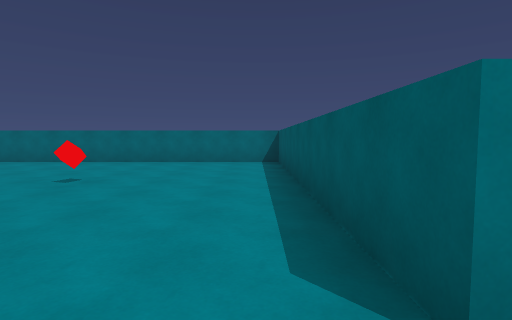
[1] (above)

13 first-person views from a walk through a Unity game level. The camera is 1.3 m above the floor, tilts 4° down and sees 80° across. The floor is counted in squares, 2 m on a side. Each view is taken from the middle of a square. On the plan, view 1 faces up. The plan holds only what a view shows up to about 10 squares ahead; the rest is blank. The place goes on beyond the plan. The player is left out.

[2]
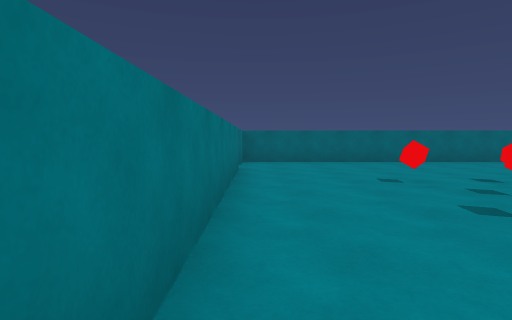

[3]
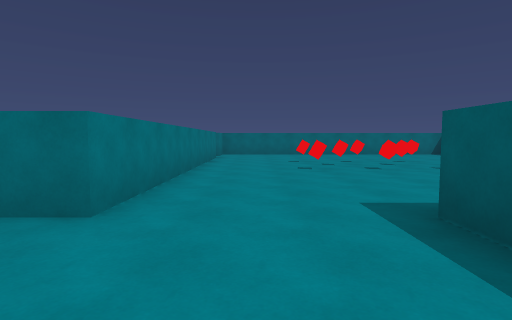

[4]
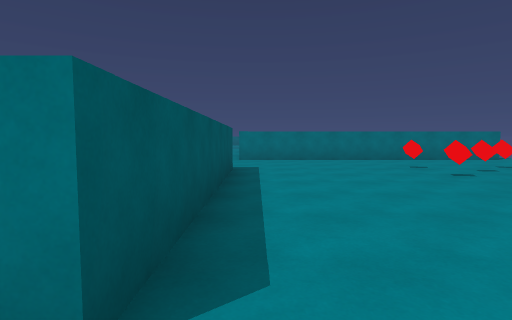

[5]
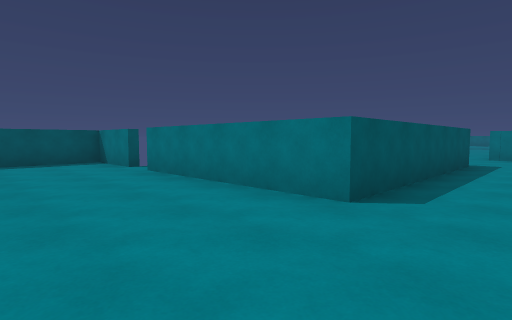

[6]
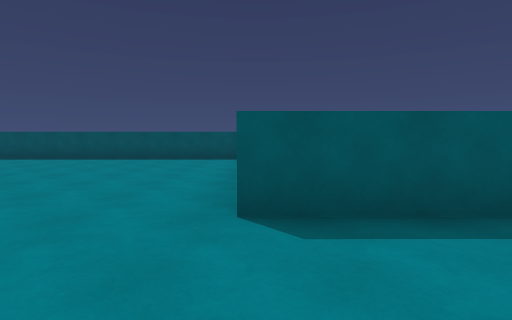

[7]
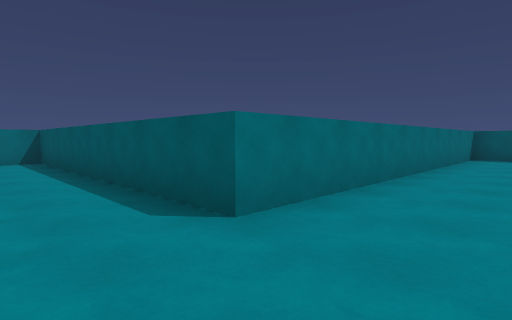

[8]
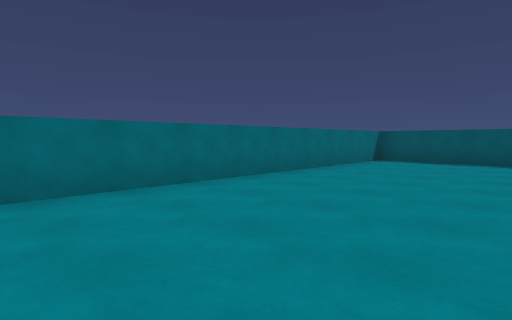

[9]
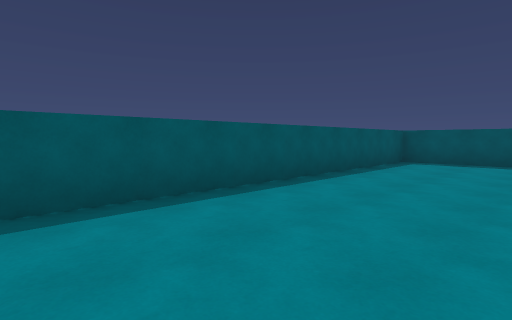

[10]
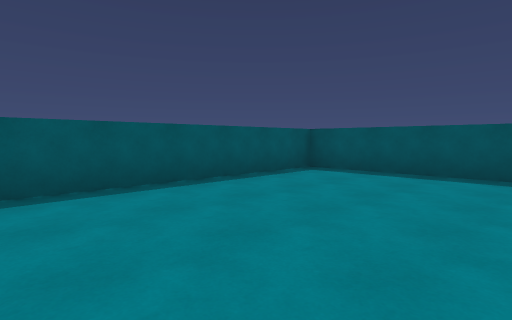

[11]
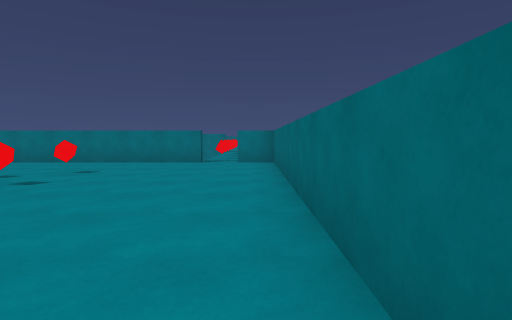

[12]
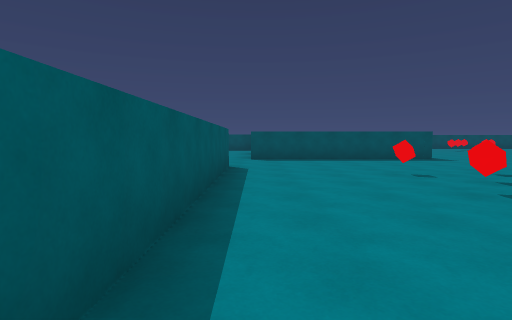

[13]
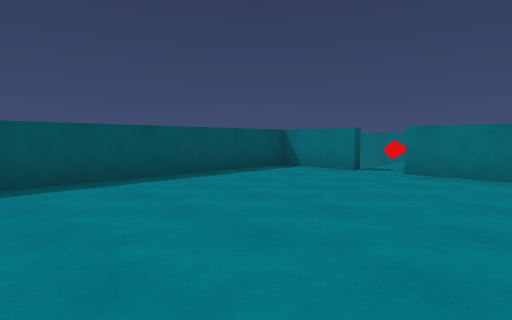

### Floor plan
Points are (right, up) in squares from view 1. A wall is a line through its corners. A room is listed if a view was taken in it or the views show most of it. See-through windows are left out.
Room 1 (views 1, 2, 4, 6, 7, 11, 12)
walls: (-8.4, 6.5) (-8.4, -0.5); (-5.5, -1.5) (0.2, -1.5); (1.6, 0.9) (0.6, 0.9) (0.6, 8.5) (-8.4, 8.5) (-8.4, 7.5)
ways out: opening at (-9, 7) to room 2; opening at (-7, -1.3) to room 2; opening at (1, -0.5) to room 3
objects: red cube (-6, 2); red cube (-6, 4); red cube (-5, 3); red cube (-4, 2); red cube (-4, 4); red cube (-3, 2); red cube (-3, 3); red cube (-3, 4)
Room 2 (view 3)
walls: (-8.4, -0.5) (-8.4, -1.5) (-9.1, -1.5); (-5.5, -2.2) (-5.5, -1.5)
ways out: opening at (-9, 7) to room 1; opening at (-7, -1.3) to room 1
objects: other object (-10, 7); other object (-9, 7)
Room 3 (views 5, 8, 9, 10, 13)
walls: (0.2, -1.5) (0.2, -6); (0.2, -7) (0.2, -8.9) (10.1, -8.9) (10.1, 0.9) (1.6, 0.9)
ways out: opening at (1, -0.5) to room 1; gap at (0, -6.5)

Where each view was taken, in squares from view 1:
view 1: 0 up, 0 right, facing up
view 2: 0 up, 8 left, facing up
view 3: 4 down, 7 left, facing up
view 4: 1 down, 1 right, facing left
view 5: 0 up, 3 right, facing down-left
view 6: 1 up, 0 right, facing down
view 7: 1 down, 1 left, facing up-right
view 8: 3 down, 1 right, facing up-right
view 9: 0 up, 7 right, facing down-right
view 10: 3 down, 6 right, facing down-right
view 11: 8 up, 0 right, facing left
view 12: 8 up, 0 right, facing down
view 13: 4 down, 6 right, facing down-left
